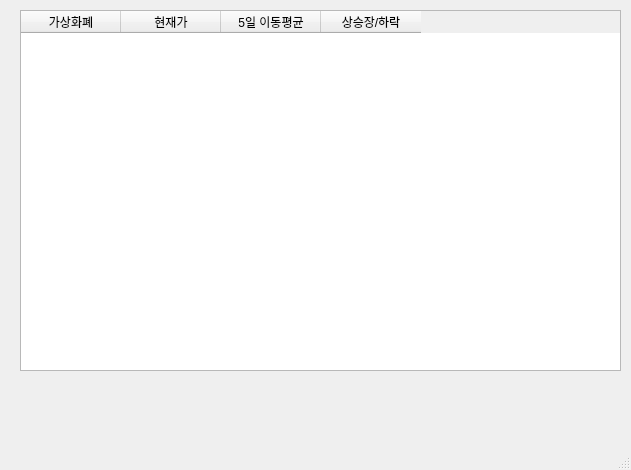
<?xml version="1.0" encoding="UTF-8"?>
<ui version="4.0">
 <class>MainWindow</class>
 <widget class="QMainWindow" name="MainWindow">
  <property name="geometry">
   <rect>
    <x>0</x>
    <y>0</y>
    <width>631</width>
    <height>470</height>
   </rect>
  </property>
  <property name="windowTitle">
   <string>MainWindow</string>
  </property>
  <widget class="QWidget" name="centralwidget">
   <widget class="QTableWidget" name="tableWidget">
    <property name="geometry">
     <rect>
      <x>20</x>
      <y>10</y>
      <width>601</width>
      <height>361</height>
     </rect>
    </property>
    <column>
     <property name="text">
      <string>가상화폐</string>
     </property>
    </column>
    <column>
     <property name="text">
      <string>현재가</string>
     </property>
    </column>
    <column>
     <property name="text">
      <string>5일 이동평균</string>
     </property>
    </column>
    <column>
     <property name="text">
      <string>상승장/하락</string>
     </property>
    </column>
   </widget>
  </widget>
  <widget class="QMenuBar" name="menubar">
   <property name="geometry">
    <rect>
     <x>0</x>
     <y>0</y>
     <width>631</width>
     <height>31</height>
    </rect>
   </property>
  </widget>
  <widget class="QStatusBar" name="statusbar"/>
 </widget>
 <resources/>
 <connections/>
</ui>
